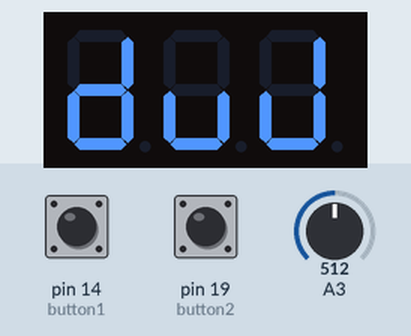
Bench run of a sketch on a simulated Arduino Uno, built with avr-gcc and run on an emulated ATmega328P. On the bench: 3-digit seven-segment display. Wiring (inferred from the names in the program): 3-digit 7-segment display, segments lit when HIGH: segments pin 9, pin 7, pin 12, pin 6, pin 10, pin 5, pin 4; digit selects pin 13, pin 11, pin 8. The test bench sets the inputs (shaded band); at power-on: pin 14 (button1) LOW, pin 19 (button2) LOW, A3 = 512. Random numbers use the default seed unless the sketch sets one; the segment pins are drawn as the display they are named for.

Above: at 1.2 s.
1.3 s: pin 14 (button1) pulled HIGH for 1 s
At 1.63 s:
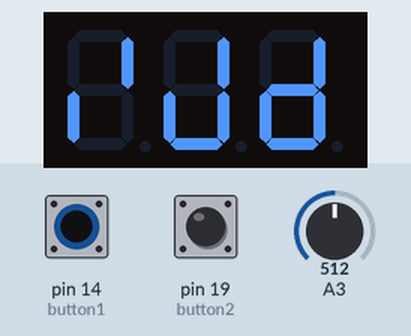
3.8 s: pin 19 (button2) pulled HIGH for 3.2 s
At 4.6 s:
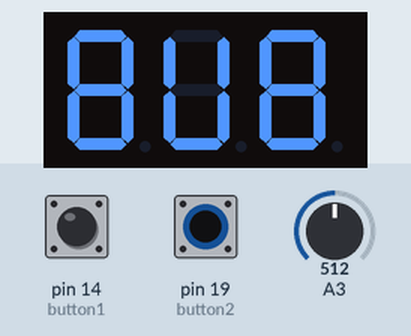
9.3 s: pin 14 (button1) pulled HIGH for 0.15 s
At 10.0 s:
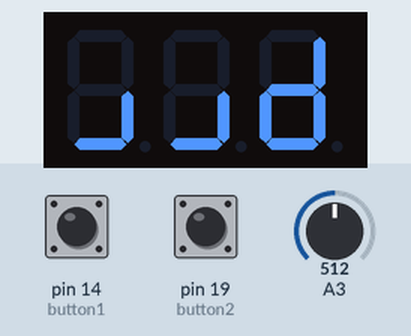
10.9 s: pin 14 (button1) pulled HIGH for 3.2 s
At 14.4 s:
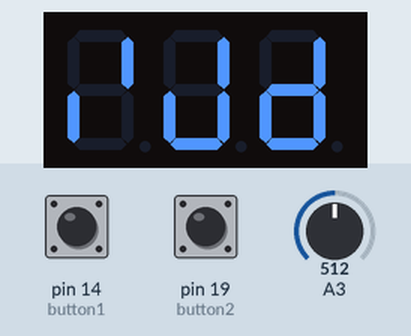
Timing chart, 0 to 15.9 s (numbered marks = the images above; inputs shaded):
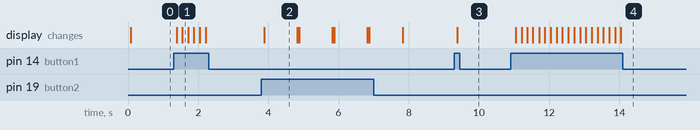

The sketch:

rock_paper_scissors.ino
```cpp
int dig3=0;
int dig2=0;
int dig1=0;
int select;
int pick=0;
int computer;
const int a=9;
const int b=7;
const int c=12;
const int d=6;
const int e=10;
const int f=5;
const int g=4;
const int power1=13;
const int power2=11;
const int power3=8;
int timer=0;
int timer2=0;
const int button1=14;
const int button2=19;
int b1state=0;
int b2state=0;
int deshifrator(int);
void setup() {
  pinMode(13, OUTPUT);
  pinMode(12, OUTPUT);
  pinMode(11, OUTPUT);
  pinMode(10, OUTPUT);
  pinMode(9, OUTPUT);
  pinMode(8, OUTPUT);
  pinMode(7, OUTPUT);
  pinMode(6, OUTPUT);
  pinMode(5, OUTPUT);
  pinMode(4, OUTPUT);
  pinMode(14, INPUT);
  pinMode(18, INPUT);
}

void loop() {
    digitalWrite(power1, HIGH);
    dig1=deshifrator(dig1);
    delay(5);
    dig2=deshifrator(dig2);
    digitalWrite(power1, LOW);
    digitalWrite(power2, HIGH);
    delay(5);
    dig3=deshifrator(dig3);
    digitalWrite(power2, LOW);
    digitalWrite(power3, HIGH);
    delay(5);
    digitalWrite(power3, LOW);
    b1state=digitalRead(button1);
    b2state=digitalRead(button2);
    if(timer2<60){
      if(pick==1)timer2++;
    }
    else{
      pick=0;
      timer2=0;
      randomSeed(analogRead(3));
      computer = random(0, 3);
   }
    if(timer<10){
      timer++;
    }
    else{
      if(b1state==HIGH)select++;
      if(b2state==HIGH)pick=1;
      if(select>2)select=0;
      if(select<0)select=2;
      timer=0;
   }
   if(pick==0){
     if(select==0){
       dig1=10;
       dig2=11;
       dig3=12;
     }
     else if(select==1){
       dig1=13;
       dig2=13;
       dig3=10;
     }
     else if(select==2){
       dig1=5;
       dig2=12;
       dig3=10;
     }
   }
   else{
    if(select==0){
      if(computer==0){
        dig1=19;
        dig2=16;
        dig3=19;
      }
      if(computer==1){
        dig1=14;
        dig2=18;
        dig3=15;
      }
      if(computer==2){
        dig1=14;
        dig2=17;
        dig3=15;
      }
     }
     else  if(select==1){
      if(computer==1){
        dig1=19;
        dig2=16;
        dig3=19;
      }
      if(computer==2){
        dig1=14;
        dig2=17;
        dig3=15;
      }
      if(computer==0){
        dig1=14;
        dig2=18;
        dig3=15;
      }
     }
     else if(select==2){
      if(computer==2){
        dig1=19;
        dig2=16;
        dig3=19;
      }
      if(computer==1){
        dig1=14;
        dig2=18;
        dig3=15;
      }
      if(computer==0){
        dig1=14;
        dig2=17;
        dig3=15;
      }
     }
   }
}
int deshifrator(int i){
switch(i){
    case 0:
      digitalWrite(a, LOW);
      digitalWrite(b, LOW);
      digitalWrite(c, LOW);
      digitalWrite(d, LOW);
      digitalWrite(e, LOW);
      digitalWrite(f, LOW);
      digitalWrite(g, HIGH);
      break;
    case 1:
      digitalWrite(a, HIGH);
      digitalWrite(b, LOW);
      digitalWrite(c, LOW);
      digitalWrite(d, HIGH);
      digitalWrite(e, HIGH);
      digitalWrite(f, HIGH);
      digitalWrite(g, HIGH);
    break;
    case 2:
      digitalWrite(a, LOW);
      digitalWrite(b, LOW);
      digitalWrite(c, HIGH);
      digitalWrite(d, LOW);
      digitalWrite(e, LOW);
      digitalWrite(f, HIGH);
      digitalWrite(g, LOW);
      break;
    case 3:
      digitalWrite(a, LOW);
      digitalWrite(b, LOW);
      digitalWrite(c, LOW);
      digitalWrite(d, LOW);
      digitalWrite(e, HIGH);
      digitalWrite(f, HIGH);
      digitalWrite(g, LOW);
      break;
    case 4:
      digitalWrite(a, HIGH);
      digitalWrite(b, LOW);
      digitalWrite(c, LOW);
      digitalWrite(d, HIGH);
      digitalWrite(e, HIGH);
      digitalWrite(f, LOW);
      digitalWrite(g, LOW);
      break;
    case 5:
      digitalWrite(a, LOW);
      digitalWrite(b, HIGH);
      digitalWrite(c, LOW);
      digitalWrite(d, LOW);
      digitalWrite(e, HIGH);
      digitalWrite(f, LOW);
      digitalWrite(g, LOW);
      break;
    case 6:
      digitalWrite(a, LOW);
      digitalWrite(b, HIGH);
      digitalWrite(c, LOW);
      digitalWrite(d, LOW);
      digitalWrite(e, LOW);
      digitalWrite(f, LOW);
      digitalWrite(g, LOW);
      break;
    case 7:
      digitalWrite(a, LOW);
      digitalWrite(b, LOW);
      digitalWrite(c, LOW);
      digitalWrite(d, HIGH);
      digitalWrite(e, HIGH);
      digitalWrite(f, HIGH);
      digitalWrite(g, HIGH);
      break;
    case 8:
      digitalWrite(a, LOW);
      digitalWrite(b, LOW);
      digitalWrite(c, LOW);
      digitalWrite(d, LOW);
      digitalWrite(e, LOW);
      digitalWrite(f, LOW);
      digitalWrite(g, LOW);
      break;
    case 9:
      digitalWrite(a, LOW);
      digitalWrite(b, LOW);
      digitalWrite(c, LOW);
      digitalWrite(d, LOW);
      digitalWrite(e, HIGH);
      digitalWrite(f, LOW);
      digitalWrite(g, LOW);
      break;
    case 10: //r
      digitalWrite(a, LOW);
      digitalWrite(b, HIGH);
      digitalWrite(c, HIGH);
      digitalWrite(d, HIGH);
      digitalWrite(e, HIGH);
      digitalWrite(f, LOW);
      digitalWrite(g, HIGH);
      break;
    case 11: //o
      digitalWrite(a, LOW);
      digitalWrite(b, LOW);
      digitalWrite(c, HIGH);
      digitalWrite(d, HIGH);
      digitalWrite(e, HIGH);
      digitalWrite(f, LOW);
      digitalWrite(g, LOW);
      break;
    case 12: //c
      digitalWrite(a, LOW);
      digitalWrite(b, HIGH);
      digitalWrite(c, HIGH);
      digitalWrite(d, HIGH);
      digitalWrite(e, HIGH);
      digitalWrite(f, LOW);
      digitalWrite(g, LOW);
      break;
    case 13: //p
      digitalWrite(a, LOW);
      digitalWrite(b, LOW);
      digitalWrite(c, HIGH);
      digitalWrite(d, HIGH);
      digitalWrite(e, LOW);
      digitalWrite(f, LOW);
      digitalWrite(g, LOW);
      break;
    case 14: //->|
      digitalWrite(a, HIGH);
      digitalWrite(b, LOW);
      digitalWrite(c, HIGH);
      digitalWrite(d, HIGH);
      digitalWrite(e, HIGH);
      digitalWrite(f, HIGH);
      digitalWrite(g, HIGH);
      break;
    case 15: //|<-
      digitalWrite(a, HIGH);
      digitalWrite(b, HIGH);
      digitalWrite(c, HIGH);
      digitalWrite(d, HIGH);
      digitalWrite(e, HIGH);
      digitalWrite(f, LOW);
      digitalWrite(g, HIGH);
      break;
    case 16: //=
      digitalWrite(a, LOW);
      digitalWrite(b, HIGH);
      digitalWrite(c, HIGH);
      digitalWrite(d, HIGH);
      digitalWrite(e, HIGH);
      digitalWrite(f, HIGH);
      digitalWrite(g, LOW);
      break;
    case 17: //u
      digitalWrite(a, HIGH);
      digitalWrite(b, HIGH);
      digitalWrite(c, LOW);
      digitalWrite(d, LOW);
      digitalWrite(e, LOW);
      digitalWrite(f, HIGH);
      digitalWrite(g, HIGH);
      break;
    case 18: //n
      digitalWrite(a, HIGH);
      digitalWrite(b, HIGH);
      digitalWrite(c, LOW);
      digitalWrite(d, HIGH);
      digitalWrite(e, LOW);
      digitalWrite(f, HIGH);
      digitalWrite(g, LOW);
      break;
    case 19: //off
      digitalWrite(a, HIGH);
      digitalWrite(b, HIGH);
      digitalWrite(c, HIGH);
      digitalWrite(d, HIGH);
      digitalWrite(e, HIGH);
      digitalWrite(f, HIGH);
      digitalWrite(g, HIGH);
      break;
    default:
      i=0;
      break;
    }
    return i;
}
```

Measured:
- after the input at 1.3 s, the display: first changes after 0.08 s (image 1 shows a later state)
- after the input at 3.8 s, the display: changes after 0.08 s (image 2)
- after the input at 9.3 s, the display: changes after 0.08 s (image 3)
- after the input at 10.9 s, the display: changes after 0.14 s (image 4)
- what the display in image 2 shows lasts 0.9 s, from 3.9 s to 4.8 s
